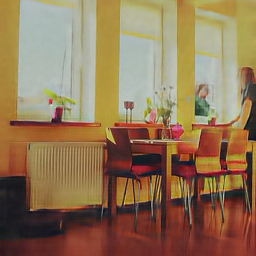
#> input picture DEEP_IMAGE_PRIOR/RESTORE_DATA/DIP+ES_VAR/000000000139_00745_ddnet.png, 256 x 256 px
$ python MSE_SSIM_PSNR.py ../../DEEP_IMAGE_PRIOR/RESTORE_DATA/DIP+ES_VAR/000000000139_00745_ddnet.png ../../DEEP_IMAGE_PRIOR/RESTORE_DATA/DIP+ES_VAR/000000000139_00759_ddnet.png ../../DEEP_IMAGE_PRIOR/RESTORE_DATA/DIP+ES_VAR/000000000139_00759_ddnet.png ../../DEEP_IMAGE_PRIOR/RESTORE_DATA/DIP+ES_VAR/000000000139_00759_ddnet.png
#> lines starting #> are read from the running program, lines starting #| are printed output that depends on the picture; long printed decimals are rounded
import cv2
import numpy as np
from skimage.metrics import structural_similarity as ssim
import sys
import os.path
import csv

# Obtiene el directorio padre de la carpeta S
base_dir = os.path.abspath(os.path.join(os.path.dirname(__file__), '../../'))

# Agrega el directorio base al sys.path
sys.path.insert(0, base_dir)

def calcular_diferencia(imagen1, imagen2):

    imagen1_gris = cv2.imread(imagen1, cv2.IMREAD_GRAYSCALE)
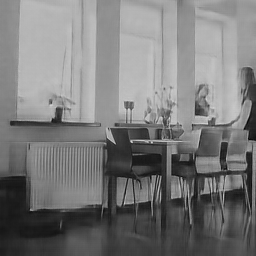
#> imagen1_gris: shape (256, 256); min 8, max 220, mean 121.9
    imagen2_gris = cv2.imread(imagen2, cv2.IMREAD_GRAYSCALE)
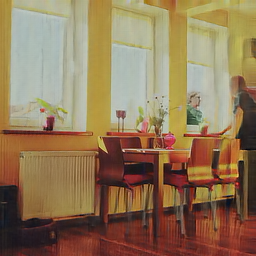
#> input picture DEEP_IMAGE_PRIOR/RESTORE_DATA/DIP+ES_VAR/000000000139_00759_ddnet.png, 256 x 256 px
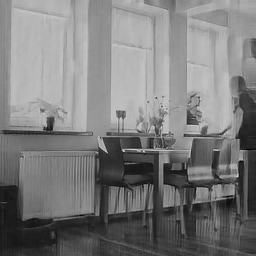
#> imagen2_gris: shape (256, 256); min 1, max 213, mean 123.7

    # Calcular el Error Cuadrático Medio (MSE)
    mse = np.mean((imagen1_gris - imagen2_gris) ** 2)
#> mse = 80.24

    # Calcular el Índice de Similitud Estructural (SSIM)
    ssim_score, _ = ssim(imagen1_gris, imagen2_gris, full=True)
#> ssim_score = 0.314

    # Calcular el PSNR
    if mse == 0:
        psnr = float('inf')
    else:
        max_pixel = 255.0
        psnr = 20 * np.log10(max_pixel / np.sqrt(mse))
#> psnr = 29.09

    return mse, ssim_score, psnr

if __name__ == "__main__":

    if len(sys.argv) != 5:
        print("ERROR - Usage: python script_name.py imagen_DIP imagen_NO_DIP imagen_ORIGINAL")
        sys.exit(1)

    mse_DIP, ssim_score_DIP, psnr_DIP = calcular_diferencia(sys.argv[1], sys.argv[4])
#> mse_DIP = 80.24; ssim_score_DIP = 0.314; psnr_DIP = 29.09
    print(" * DIP results")
    print("     Error Cuadrático Medio (MSE):", mse_DIP)
#|      Error Cuadrático Medio (MSE): 80.242
    print("     Índice de Similitud Estructural (SSIM):", ssim_score_DIP)
#|      Índice de Similitud Estructural (SSIM): 0.3137
    print("     Relación Señal-Ruido de Pico (PSNR):", psnr_DIP)
#|      Relación Señal-Ruido de Pico (PSNR): 29.087

    mse_DIP_ES_VAR, ssim_score_DIP_ES_VAR, psnr_DIP_ES_VAR = calcular_diferencia(sys.argv[2], sys.argv[4])
#> mse_DIP_ES_VAR = 0; ssim_score_DIP_ES_VAR = 1; psnr_DIP_ES_VAR = inf
    print(" * DIP+ES_VAR results")
    print("     Error Cuadrático Medio (MSE):", mse_DIP_ES_VAR)
#|      Error Cuadrático Medio (MSE): 0.0
    print("     Índice de Similitud Estructural (SSIM):", ssim_score_DIP_ES_VAR)
#|      Índice de Similitud Estructural (SSIM): 1.0
    print("     Relación Señal-Ruido de Pico (PSNR):", psnr_DIP_ES_VAR)
#|      Relación Señal-Ruido de Pico (PSNR): inf

    mse_NO_DIP, ssim_score_NO_DIP, psnr_NO_DIP = calcular_diferencia(sys.argv[3], sys.argv[4])
#> mse_NO_DIP = 0; ssim_score_NO_DIP = 1; psnr_NO_DIP = inf
    print(" * NO_DIP results")
    print("     Error Cuadrático Medio (MSE):", mse_NO_DIP)
#|      Error Cuadrático Medio (MSE): 0.0
    print("     Índice de Similitud Estructural (SSIM):", ssim_score_NO_DIP)
#|      Índice de Similitud Estructural (SSIM): 1.0
    print("     Relación Señal-Ruido de Pico (PSNR):", psnr_NO_DIP)
#|      Relación Señal-Ruido de Pico (PSNR): inf

    # Obtener la parte final entre '/' y '_firls.png' de la segunda imagen
    img_filename = os.path.basename(sys.argv[3])
    img_name = img_filename.split('/')[-1].split('_firls.png')[0]
    with open('DEEP_IMAGE_PRIOR/METRICS.csv', mode='a', newline='') as file:
        writer = csv.writer(file)
        writer.writerow([img_name,mse_DIP,mse_DIP_ES_VAR,mse_NO_DIP,ssim_score_DIP,ssim_score_DIP_ES_VAR,ssim_score_NO_DIP,psnr_DIP,psnr_DIP_ES_VAR,psnr_NO_DIP])
